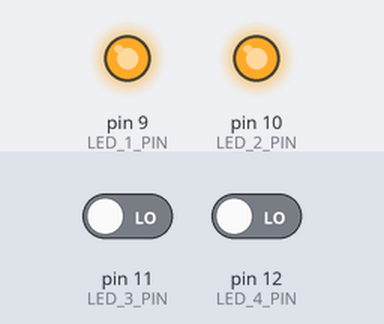
This sketch was run on a simulated Arduino Uno, built with avr-gcc and run on an emulated ATmega328P. On the bench: output pins drawn as LEDs (lit = HIGH). Inputs (shaded band) come from the test bench; at power-on: pin 11 (LED_3_PIN) LOW, pin 12 (LED_4_PIN) LOW.

Above: at 2.8 s.
2.9 s: pin 11 (LED_3_PIN) driven HIGH
4.5 s: pin 11 (LED_3_PIN) driven LOW and pin 12 (LED_4_PIN) driven HIGH
7.5 s: pin 12 (LED_4_PIN) driven LOW
Timing chart, 0 to 10.5 s (numbered marks = the images above; inputs shaded):
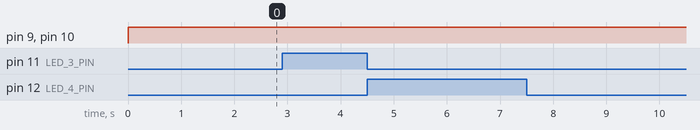

The sketch:

MULTITASING.ino
```cpp
#define LED_1_PIN 9
#define LED_2_PIN 10
#define LED_3_PIN 11
#define LED_4_PIN 12


unsigned long previousTimeLed1 = millis();
unsigned long previousTimeLed2 = millis();
long timeIntervalLed1 = 3000;
long timeIntervalLed2 = 2000;
int ledState1 = HIGH;
int ledState2 = HIGH;


void setup() {
  // put your setup code here, to run once:
  Serial.begin(9600);

  pinMode(LED_1_PIN, OUTPUT);
  pinMode(LED_2_PIN, OUTPUT);
  pinMode(LED_3_PIN, INPUT);
  pinMode(LED_4_PIN, INPUT);

}

void loop() {
  // put your main code here, to run repeatedly:
  unsigned long currentTime = millis();

  /* task 1
  if(currentTime - previousTimeLed1 > timeIntervalLed1) {
    previousTimeLed1 = currentTime;

    if (ledState1 == HIGH) {
      ledState1 = LOW;
    }
    else {
      ledState1 = HIGH;
    }

    digitalWrite(LED_1_PIN, ledState1);
  }

  // task 2
  if (Serial.available()) {
    int userInput = Serial.parseInt();
    if (userInput >= 0 && userInput < 256) {
      analogWrite(LED_2_PIN, userInput);
    }
  }*/

  // task 3
 if(currentTime - previousTimeLed1 > timeIntervalLed1)
 {
    previousTimeLed1 = currentTime;
  if (digitalRead(LED_3_PIN) == HIGH) {
     digitalWrite(LED_1_PIN, !HIGH);

  }
}
  else {
    digitalWrite(LED_1_PIN, !LOW);
  }
  if(currentTime - previousTimeLed2 > timeIntervalLed2)
  {
    previousTimeLed2 = currentTime;
   if (digitalRead(LED_4_PIN) == HIGH) {
     digitalWrite(LED_2_PIN, !HIGH);

  }
  }
  else {
    digitalWrite(LED_2_PIN, !LOW);
  }

  /*task 4
  int potentiometerValue = analogRead(POTENTIOMETER_PIN);
  if (potentiometerValue > 512) {
    digitalWrite(LED_4_PIN, HIGH);
  }
  else {
    digitalWrite(LED_4_PIN, LOW);
  }

  // task 5
  if (currentTime - previousTimeSerialPrintPotentiometer > timeIntervalSerialPrint) {
    previousTimeSerialPrintPotentiometer = currentTime;
    Serial.print("Value : ");
    Serial.println(potentiometerValue);
  }*/
}
```

Measured:
- after the input at 7.5 s, every drawn part: stays the same
